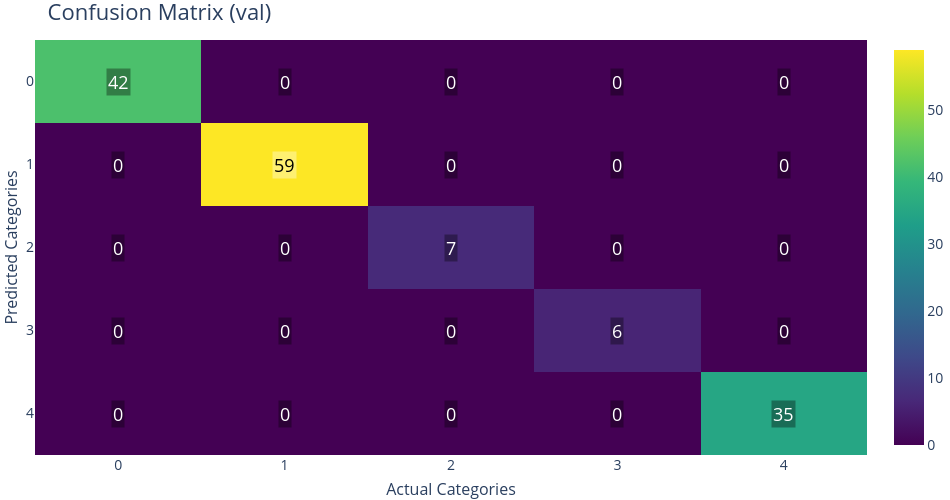

The notebook cell this image was saved under:
### Markdown cell above
### For validation portion

### Code cell
fig_cm = pyg.PlotConfusionMatrix(split="validate")
fig_cm.show()

### Figure 1 — Plotly figure (JSON) as saved in the notebook; plotly's stock layout.template omitted (floating-point values rounded to 4 significant figures)
{"data": [{"colorbar": {"tickfont": {"size": 14}, "title": {"font": {"size": 16}}}, "colorscale": [[0, "rgb(68, 1, 84)"], [0.1111, "rgb(72, 40, 120)"], [0.2222, "rgb(62, 73, 137)"], [0.3333, "rgb(49, 104, 142)"], [0.4444, "rgb(38, 130, 142)"], [0.5556, "rgb(31, 158, 137)"], [0.6667, "rgb(53, 183, 121)"], [0.7778, "rgb(110, 206, 88)"], [0.8889, "rgb(181, 222, 43)"], [1, "rgb(253, 231, 37)"]], "showscale": true, "type": "heatmap", "x": [0, 1, 2, 3, 4], "y": [0, 1, 2, 3, 4], "z": [[42, 0, 0, 0, 0], [0, 59, 0, 0, 0], [0, 0, 7, 0, 0], [0, 0, 0, 6, 0], [0, 0, 0, 0, 35]], "zmax": 59, "zmin": 0}], "layout": {"annotations": [{"bgcolor": "rgba(0,0,0,0.35)", "font": {"color": "white", "size": 18}, "opacity": 1, "showarrow": false, "text": "42", "x": 0, "xref": "x", "y": 0, "yref": "y"}, {"bgcolor": "rgba(0,0,0,0.35)", "font": {"color": "white", "size": 18}, "opacity": 1, "showarrow": false, "text": "0", "x": 1, "xref": "x", "y": 0, "yref": "y"}, {"bgcolor": "rgba(0,0,0,0.35)", "font": {"color": "white", "size": 18}, "opacity": 1, "showarrow": false, "text": "0", "x": 2, "xref": "x", "y": 0, "yref": "y"}, {"bgcolor": "rgba(0,0,0,0.35)", "font": {"color": "white", "size": 18}, "opacity": 1, "showarrow": false, "text": "0", "x": 3, "xref": "x", "y": 0, "yref": "y"}, {"bgcolor": "rgba(0,0,0,0.35)", "font": {"color": "white", "size": 18}, "opacity": 1, "showarrow": false, "text": "0", "x": 4, "xref": "x", "y": 0, "yref": "y"}, {"bgcolor": "rgba(0,0,0,0.35)", "font": {"color": "white", "size": 18}, "opacity": 1, "showarrow": false, "text": "0", "x": 0, "xref": "x", "y": 1, "yref": "y"}, {"bgcolor": "rgba(255,255,255,0.35)", "font": {"color": "black", "size": 18}, "opacity": 1, "showarrow": false, "text": "59", "x": 1, "xref": "x", "y": 1, "yref": "y"}, {"bgcolor": "rgba(0,0,0,0.35)", "font": {"color": "white", "size": 18}, "opacity": 1, "showarrow": false, "text": "0", "x": 2, "xref": "x", "y": 1, "yref": "y"}, {"bgcolor": "rgba(0,0,0,0.35)", "font": {"color": "white", "size": 18}, "opacity": 1, "showarrow": false, "text": "0", "x": 3, "xref": "x", "y": 1, "yref": "y"}, {"bgcolor": "rgba(0,0,0,0.35)", "font": {"color": "white", "size": 18}, "opacity": 1, "showarrow": false, "text": "0", "x": 4, "xref": "x", "y": 1, "yref": "y"}, {"bgcolor": "rgba(0,0,0,0.35)", "font": {"color": "white", "size": 18}, "opacity": 1, "showarrow": false, "text": "0", "x": 0, "xref": "x", "y": 2, "yref": "y"}, {"bgcolor": "rgba(0,0,0,0.35)", "font": {"color": "white", "size": 18}, "opacity": 1, "showarrow": false, "text": "0", "x": 1, "xref": "x", "y": 2, "yref": "y"}, {"bgcolor": "rgba(0,0,0,0.35)", "font": {"color": "white", "size": 18}, "opacity": 1, "showarrow": false, "text": "7", "x": 2, "xref": "x", "y": 2, "yref": "y"}, {"bgcolor": "rgba(0,0,0,0.35)", "font": {"color": "white", "size": 18}, "opacity": 1, "showarrow": false, "text": "0", "x": 3, "xref": "x", "y": 2, "yref": "y"}, {"bgcolor": "rgba(0,0,0,0.35)", "font": {"color": "white", "size": 18}, "opacity": 1, "showarrow": false, "text": "0", "x": 4, "xref": "x", "y": 2, "yref": "y"}, {"bgcolor": "rgba(0,0,0,0.35)", "font": {"color": "white", "size": 18}, "opacity": 1, "showarrow": false, "text": "0", "x": 0, "xref": "x", "y": 3, "yref": "y"}, {"bgcolor": "rgba(0,0,0,0.35)", "font": {"color": "white", "size": 18}, "opacity": 1, "showarrow": false, "text": "0", "x": 1, "xref": "x", "y": 3, "yref": "y"}, {"bgcolor": "rgba(0,0,0,0.35)", "font": {"color": "white", "size": 18}, "opacity": 1, "showarrow": false, "text": "0", "x": 2, "xref": "x", "y": 3, "yref": "y"}, {"bgcolor": "rgba(0,0,0,0.35)", "font": {"color": "white", "size": 18}, "opacity": 1, "showarrow": false, "text": "6", "x": 3, "xref": "x", "y": 3, "yref": "y"}, {"bgcolor": "rgba(0,0,0,0.35)", "font": {"color": "white", "size": 18}, "opacity": 1, "showarrow": false, "text": "0", "x": 4, "xref": "x", "y": 3, "yref": "y"}, {"bgcolor": "rgba(0,0,0,0.35)", "font": {"color": "white", "size": 18}, "opacity": 1, "showarrow": false, "text": "0", "x": 0, "xref": "x", "y": 4, "yref": "y"}, {"bgcolor": "rgba(0,0,0,0.35)", "font": {"color": "white", "size": 18}, "opacity": 1, "showarrow": false, "text": "0", "x": 1, "xref": "x", "y": 4, "yref": "y"}, {"bgcolor": "rgba(0,0,0,0.35)", "font": {"color": "white", "size": 18}, "opacity": 1, "showarrow": false, "text": "0", "x": 2, "xref": "x", "y": 4, "yref": "y"}, {"bgcolor": "rgba(0,0,0,0.35)", "font": {"color": "white", "size": 18}, "opacity": 1, "showarrow": false, "text": "0", "x": 3, "xref": "x", "y": 4, "yref": "y"}, {"bgcolor": "rgba(0,0,0,0.35)", "font": {"color": "white", "size": 18}, "opacity": 1, "showarrow": false, "text": "35", "x": 4, "xref": "x", "y": 4, "yref": "y"}], "font": {"size": 16}, "height": 500, "margin": {"b": 0, "l": 0, "r": 0, "t": 40}, "paper_bgcolor": "RGBA(0,0,0,0)", "plot_bgcolor": "RGBA(0,0,0,0)", "title": {"font": {"size": 22}, "text": "Confusion Matrix (val)"}, "width": 950, "xaxis": {"gridcolor": "rgba(0,0,0,0.08)", "mirror": false, "showgrid": true, "showline": false, "tickangle": 0, "tickfont": {"size": 14}, "tickmode": "array", "ticktext": ["0", "1", "2", "3", "4"], "tickvals": [0, 1, 2, 3, 4], "title": {"font": {"size": 16}, "text": "Actual Categories"}, "zeroline": false}, "yaxis": {"autorange": "reversed", "gridcolor": "rgba(0,0,0,0.08)", "mirror": false, "showgrid": true, "showline": false, "tickfont": {"size": 14}, "tickmode": "array", "ticktext": ["0", "1", "2", "3", "4"], "tickvals": [0, 1, 2, 3, 4], "title": {"font": {"size": 16}, "text": "Predicted Categories"}, "zeroline": false}}}
